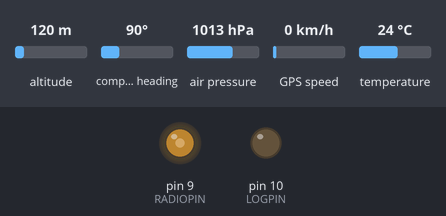
Simulated run of this sketch. Board: Arduino Uno, built with avr-gcc and run on an emulated ATmega328P. Parts: output pins drawn as LEDs (lit = HIGH). The inputs (shaded band) are chosen by the test bench; at power-on: altitude 120 m, compass heading 90°, air pressure 1013 hPa, GPS speed 0 km/h, temperature 24 °C. Storage starts empty; the GPS gets a fix after 3 s at 37.7749, -122.4194 with 8 satellites; what the sketch prints to the serial monitor is not drawn.

Above: at 0.3 s.
Timing chart, 0 to 1.8 s (numbered marks = the images above):
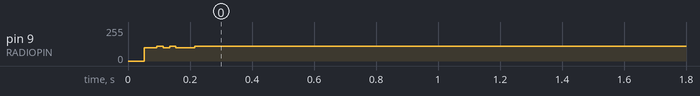

Measured:
- by itself, pin 9 (RADIOPIN): 0/255 → 100/255 at 0.05 s, → 110/255 0.16 s later

The sketch:

telemetry.ino
```cpp
//includes
#include <TinyGPS++.h>
//#include <SoftwareSerial.h>
#include <Wire.h>
#include <SD.h> //SD Logger
#include <Adafruit_Sensor.h>  //bmp180
#include <Adafruit_BMP085_U.h>  //bmp180 (formerly 085)
//#include <SoftwareSerial.h>
#include <util/crc16.h>
//pin defines
#define LOGPIN 10 //10 is sd logger chipset for adafruit sd logger shield
#define RADIOPIN 9
//constants
//const int sdLoggerChipSelect = 10; //adafruit sd logger shield chipset define
const float seaLevelPressure = SENSORS_PRESSURE_SEALEVELHPA;
const char logFileName[] = "hadfield.log";
const char sentenceIdFileName[] = "sentence.dat";
const char callSign[] = "KIHAD";
static const int GPS_ARDUINO_RX = 4;
static const int GPS_ARDUINO_TX = 3;
static const uint32_t GPSBaud = 4800;
const uint32_t serialBaud = 115200;
const uint32_t RADIO_LOW = 100; //105
const uint32_t RADIO_HIGH = 110; //120
//sensors
Adafruit_BMP085_Unified bmp = Adafruit_BMP085_Unified(10085);
//RTC_DS1307 RTC;
//gps
TinyGPSPlus gps;
//emulated serial connection to the GPS
//SoftwareSerial ss(GPS_ARDUINO_RX, GPS_ARDUINO_TX);

//logging related
uint16_t sentence_id = 0;
//debug
const int debug = 1;

void rtty_txstring (char * string)
{

/* Simple function to sent a char at a time to
 ** rtty_txbyte function.
 ** NB Each char is one byte (8 Bits)
 */

char c;

c = *string++;

while ( c != '\0')
 {
 rtty_txbyte (c);
 c = *string++;
 }
}
void rtty_txbyte (char c)
{
 /* Simple function to sent each bit of a char to
 ** rtty_txbit function.
 ** NB The bits are sent Least Significant Bit first
 **
 ** All chars should be preceded with a 0 and
 ** proceed with a 1. 0 = Start bit; 1 = Stop bit
 **
 */

int i;

rtty_txbit (0); // Start bit

// Send bits for for char LSB first

for (i=0;i<7;i++) // Change this here 7 or 8 for ASCII-7 / ASCII-8
 {
 if (c & 1) rtty_txbit(1);

else rtty_txbit(0);

c = c >> 1;

}
rtty_txbit (1); // Stop bit
rtty_txbit (1); // Stop bit
}

void rtty_txbit (int bit)
{
 if (bit)
 {
 // high
 analogWrite(RADIOPIN,110);
 }
 else
 {
 // low
 analogWrite(RADIOPIN,100);

}

// delayMicroseconds(3370); // 300 baud
 delayMicroseconds(10000); // For 50 Baud uncomment this and the line below.
 delayMicroseconds(10150); // You can't do 20150 it just doesn't work as the
 // largest value that will produce an accurate delay is 16383
 // See : http://arduino.cc/en/Reference/DelayMicroseconds

}

uint16_t gps_CRC16_checksum (char *string)
{
 size_t i;
 uint16_t crc;
 uint8_t c;

crc = 0xFFFF;

// Calculate checksum ignoring the first two $s
 for (i = 2; i < strlen(string); i++)
 {
 c = string[i];
 crc = _crc_xmodem_update (crc, c);
 }

return crc;
}

void setPwmFrequency(int pin, int divisor) {
 byte mode;
 if(pin == 5 || pin == 6 || pin == 9 || pin == 10) {
 switch(divisor) {
 case 1:
 mode = 0x01;
 break;
 case 8:
 mode = 0x02;
 break;
 case 64:
 mode = 0x03;
 break;
 case 256:
 mode = 0x04;
 break;
 case 1024:
 mode = 0x05;
 break;
 default:
 return;
 }
 if(pin == 5 || pin == 6) {
 TCCR0B = TCCR0B & 0b11111000 | mode;
 }
 else {
 TCCR1B = TCCR1B & 0b11111000 | mode;
 }
 }
 else if(pin == 3 || pin == 11) {
 switch(divisor) {
 case 1:
 mode = 0x01;
 break;
 case 8:
 mode = 0x02;
 break;
 case 32:
 mode = 0x03;
 break;
 case 64:
 mode = 0x04;
 break;
 case 128:
 mode = 0x05;
 break;
 case 256:
 mode = 0x06;
 break;
 case 1024:
 mode = 0x7;
 break;
 default:
 return;
 }
 TCCR2B = TCCR2B & 0b11111000 | mode;
 }
}

static void smartDelay(unsigned long ms)
{
  unsigned long start = millis();
  do
  {
    while (Serial.available())
      gps.encode(Serial.read());
  } while (millis() - start < ms);
}

// $$CALLSIGN,sentence_id,time,latitude,longitude,altitude,optional speed,optional bearing,optional internal temperature,*CHECKSUM\n
char * getSensorMessage(){
  char timestamp[9]="--------";
  char temp_buffer[7];
  char pre_buffer[9];
  char alt_buffer[9];
  float temperature;
  float pressure;
  float altitude;
  char lat[12]="-----------";
  char lon[12]="-----------";
  char gps_altitude[10] = "---------";
  uint16_t crc;
  char txstring[100] = "";

  //gps read
  if (gps.location.isUpdated() && gps.location.isValid() && gps.altitude.isValid())
  {
    dtostrf(gps.location.lat(),5, 6, lat);
    dtostrf(gps.location.lng(),5, 6, lon);
    dtostrf(gps.altitude.meters(), 5, 2, gps_altitude);
    sprintf(timestamp, "%02d:%02d:%02d", gps.time.hour(), gps.time.minute(), gps.time.second());
    sentence_id = gps.sentencesWithFix();
    smartDelay(0);
  } else {
    sentence_id = (sentence_id > 0) ? sentence_id+1:sentence_id;
  }
  bmp.getTemperature(&temperature);
  dtostrf(temperature, 4, 2, temp_buffer);
  bmp.getPressure(&pressure); //in hPa
  if(pressure) pressure /= 100;
  dtostrf(pressure, 6, 2, pre_buffer);
  sprintf(txstring,"$$%s,%i,%s,%s,%s,%s,%s", callSign, sentence_id, timestamp, lat, lon, pre_buffer, temp_buffer);
  crc = gps_CRC16_checksum(txstring);
  sprintf(txstring,"%s*%04X",txstring,crc);
  return txstring;
}

void safeSerialPrintLn(char * message){
  if(debug == 1){
    Serial.println(message);
  }
}

void setup(void){
    //debug setup
    if(debug == 1){
      //Serial.begin(serialBaud);
    }

    //gps setup
    Serial.begin(GPSBaud);
    //sensor setup

    Wire.begin();
    if(!bmp.begin()){
      safeSerialPrintLn("0. Sensor is not functioning. ");
    }


    //radio setup
    pinMode(RADIOPIN, OUTPUT);
    setPwmFrequency(RADIOPIN, 1);

    //log setup
    pinMode(LOGPIN, OUTPUT);
    if(SD.begin(LOGPIN)){
      safeSerialPrintLn("1. SD card initialized.");
    }else{
      safeSerialPrintLn("1. Failed to load SD card.");
      return;
    }

}

void loop(void){
   File hadfieldDataLog = SD.open(logFileName, FILE_WRITE);
   char * message;
   message = getSensorMessage();
   safeSerialPrintLn(message);

   if(hadfieldDataLog){
     safeSerialPrintLn("2. Opened data log.");
     hadfieldDataLog.println(String(message));
     hadfieldDataLog.close();
   }
   smartDelay(0);
   rtty_txstring (message);

  //delay(1000);
  smartDelay(20000);
}
```
